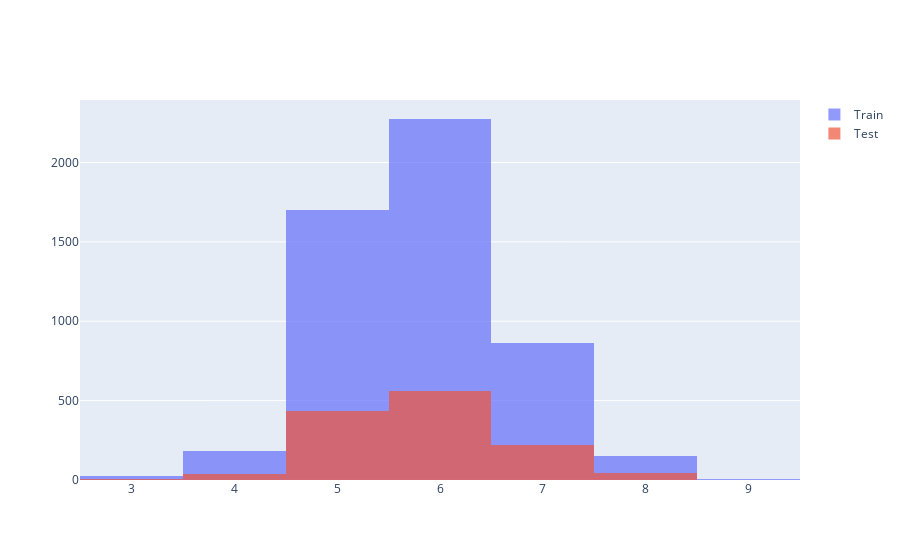

Here is the notebook cell this chart was saved with:
### Code cell
import plotly.graph_objects as go

fig = go.Figure()

# 훈련 데이터셋의 품질에 대한 히스토그램을 추가
fig.add_trace(go.Histogram(x=x_train['quality'], name='Train'))
# 테스트 데이터셋의 품질에 대한 히스토그램을 추가
fig.add_trace(go.Histogram(x=x_test['quality'], name='Test'))

fig.update_layout(barmode='overlay')  # 히스토그램을 겹쳐서 표시
fig.update_traces(opacity=0.7) # 투명도 조정 : opacity
fig.show()

### Figure 1 — Plotly figure (JSON) as saved in the notebook; plotly's stock layout.template omitted (floating-point values rounded to 4 significant figures; data arrays with more than 128 entries replaced by an {"elided": "..."} marker saying what was removed)
{"data": [{"name": "Train", "opacity": 0.7, "type": "histogram", "x": {"elided": "5197 int values"}}, {"name": "Test", "opacity": 0.7, "type": "histogram", "x": {"elided": "1300 int values"}}], "layout": {"barmode": "overlay"}}
